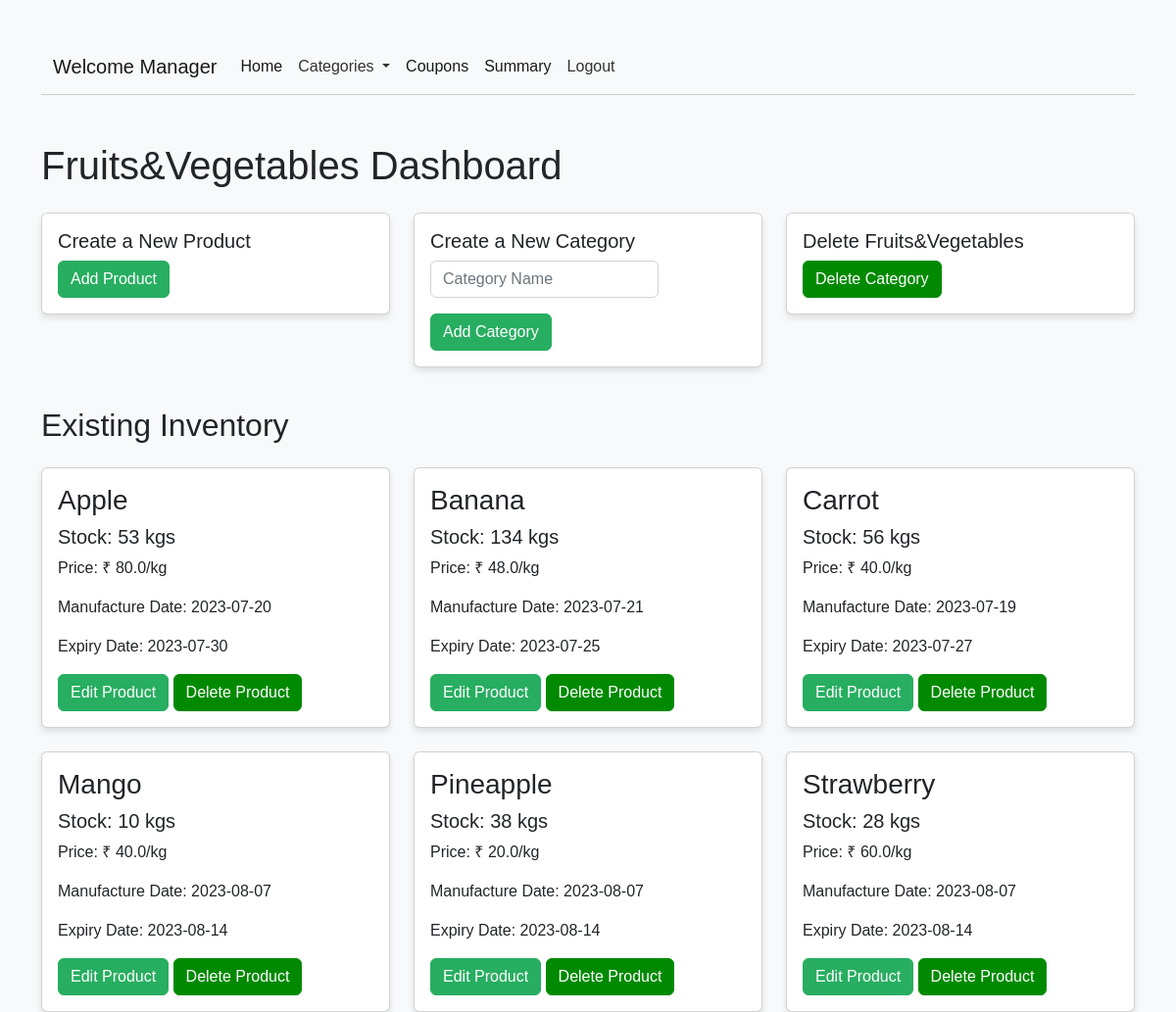
The app's page /manager/categories/1 (signed in) with its own data.
### tables this page shows
CREATE TABLE "categories" (
	"categoryID"	INTEGER NOT NULL UNIQUE,
	"category_name"	TEXT NOT NULL,
	PRIMARY KEY("categoryID" AUTOINCREMENT)
);

CREATE TABLE "inventory" (
	"inventoryId"	INTEGER NOT NULL UNIQUE,
	"productID"	INTEGER NOT NULL UNIQUE,
	"quantity"	INTEGER,
	FOREIGN KEY("productID") REFERENCES "products"("productID"),
	PRIMARY KEY("inventoryId" AUTOINCREMENT)
);

CREATE TABLE "products" (
	"productID"	INTEGER NOT NULL UNIQUE,
	"name"	TEXT NOT NULL,
	"manufacture_date"	TEXT NOT NULL,
	"expiry_date"	TEXT NOT NULL,
	"price"	REAL NOT NULL,
	"dynamic_price"	REAL,
	"is_recommended"	INTEGER,
	"categoryID"	INTEGER NOT NULL,
	"unit"	INTEGER NOT NULL,
	PRIMARY KEY("productID" AUTOINCREMENT)
);

### applications/manager_controller.py (the view)
@app.route('/manager/categories/<categoryID>', methods=['GET'])
def category_products(categoryID):
    if 'manager' not in session:
        return redirect('/manager/login')
    try:
        only_categories = get_categories();
        categories_with_products = get_categories_with_products_from_db()
        products = []
        for category in categories_with_products:
            if category['categoryID'] == int(categoryID):
                category_name = category['category_name']
                products = category['products']
                break
        if products[0]['productID']==None: products=[]
        return render_template('manager_category_products.html', only_categories=only_categories, products=products, category_name=category_name, categoryID= categoryID)
    except Exception as e:
        flash(str(e))
        return redirect('/manager/dashboard')

### app.py (called while the page is built)
@app.teardown_appcontext
def teardown_db(exception=None):
    db = g.pop('db', None)
    if db is not None:
        db.close()

### applications/categories_functions.py (called while the page is built)
def get_categories():
    db = get_db()
    cursor = db.cursor()
    cursor.execute("SELECT * FROM categories")
    categories = cursor.fetchall()
    cursor.close()
    return categories

### applications/database.py (called while the page is built)
def get_db():
    if 'db' not in g:
        g.db = sqlite3.connect(DATABASE)
    return g.db

### templates/manager_category_products.html (shortened to what this page needs)
{% extends "base_manager.html" %}
    {% block content %}
    <div class="container mt-5">
      <h1 class="mb-4">{{ category_name }} Dashboard</h1>
      <div class="row">
        <div class="col-4">
          <div class="card">
            <div class="card-body">
              <h5 class="card-title">Create a New Product</h5>
              <a href="/manager/add_product" class="btn btn-primary">Add Product</a>
            </div>
          </div>
        </div>
        <div class="col-4">
            <div class="card">
              <div class="card-body">
                <h5 class="card-title">Create a New Category</h5>
                <form method="POST" class="row g-3 align-items-center" action="/manager/categories/add_category">
                    <div class="col-auto">
                        <input type="text" class="form-control" placeholder="Category Name" name="category_name">
                    </div>
                    <div class="col-auto">
                        <button type="submit" class="btn btn-primary">Add Category</button>
                    </div>
                </form>
              </div>
            </div>
          </div>
          <div class="col-4">
            <div class="card">
              <div class="card-body">
                <h5 class="card-title">Delete {{ category_name }}</h5>
                <a href="/manager/categories/{{categoryID}}/delete_category" class="btn btn-darkgreen">Delete Category</a>
              </div>
            </div>
          </div>
      </div>
    </div>
    <div class="container">
      <h2 class="mb-4">Existing Inventory</h2>
      <div class="row row-cols-1 row-cols-md-3 g-4">
        {% for product in products %}
        <div class="col">
          <div class="card">
            <div class="card-body">
              <h3 class="card-title">{{product['product_name']}}</h3>
              <h5 class="card-title">Stock: {{product['quantity']}}  {{product['unit']}}s</h5>
              <p class="card-text">Price: ₹ {{product['price']}}/{{product['unit']}}</p>
              <p class="card-text">Manufacture Date: {{product['manufacture_date']}}</p>
              <p class="card-text">Expiry Date: {{product['expiry_date']}}</p>
              <a href="/manager/edit_product/{{product['productID']}}" class="btn btn-primary">Edit Product</a>
              <a href="/manager/delete_product/{{product['productID']}}" class="btn btn-darkgreen">Delete Product</a>
            </div>
          </div>
        </div>
        {% endfor %}
      </div>
    </div>
    {% endblock %}

### static/css/style_manager.css (style rules this page uses)
body { font-family: Arial, sans-serif; background-color: #f8f9fa; }
.container { margin-top: 40px; }
.card { transition: transform 0.3s; box-shadow: 0 4px 6px rgba(0, 0, 0, 0.1); }
.btn-primary { background-color: #27ae60; border-color: #27ae60; }
.btn-darkgreen { color: #fff; background-color: #018a01; border-color: #018a01; }

### records on screen
categories: category_name "Fruits&Vegetables"
inventory: product_name "Apple", quantity "53", unit "kg", price "80.0", manufacture_date "2023-07-20", expiry_date "2023-07-30"
inventory: product_name "Banana", quantity "134", unit "kg", price "48.0", manufacture_date "2023-07-21", expiry_date "2023-07-25"
inventory: product_name "Carrot", quantity "56", unit "kg", price "40.0", manufacture_date "2023-07-19", expiry_date "2023-07-27"
inventory: product_name "Mango", quantity "10", unit "kg", price "40.0", manufacture_date "2023-08-07", expiry_date "2023-08-14"
inventory: product_name "Pineapple", quantity "38", unit "kg", price "20.0", manufacture_date "2023-08-07", expiry_date "2023-08-14"
inventory: product_name "Strawberry", quantity "28", unit "kg", price "60.0", manufacture_date "2023-08-07", expiry_date "2023-08-14"
